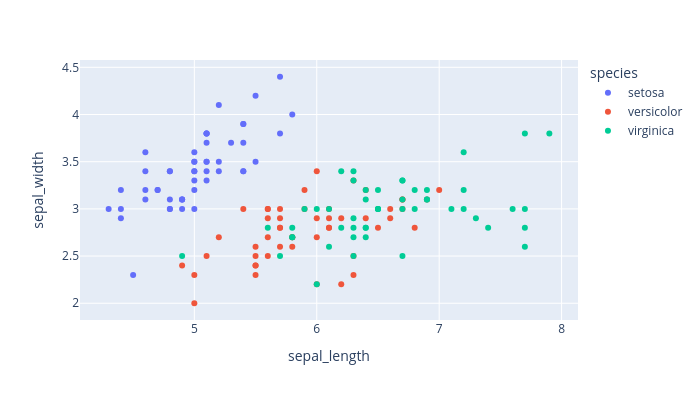

Notebook cell for this chart:
### Code cell
px.scatter(data_frame=iris, x='sepal_length', y='sepal_width', width=700, height=400, color='species')

### Figure 1 — Plotly figure (JSON) as saved in the notebook; plotly's stock layout.template omitted (floating-point values rounded to 4 significant figures)
{"data": [{"hovertemplate": "species=setosa<br>sepal_length=%{x}<br>sepal_width=%{y}<extra></extra>", "legendgroup": "setosa", "marker": {"color": "#636efa", "symbol": "circle"}, "mode": "markers", "name": "setosa", "orientation": "v", "showlegend": true, "type": "scatter", "x": [5.1, 4.9, 4.7, 4.6, 5.0, 5.4, 4.6, 5.0, 4.4, 4.9, 5.4, 4.8, 4.8, 4.3, 5.8, 5.7, 5.4, 5.1, 5.7, 5.1, 5.4, 5.1, 4.6, 5.1, 4.8, 5.0, 5.0, 5.2, 5.2, 4.7, 4.8, 5.4, 5.2, 5.5, 4.9, 5.0, 5.5, 4.9, 4.4, 5.1, 5.0, 4.5, 4.4, 5.0, 5.1, 4.8, 5.1, 4.6, 5.3, 5.0], "xaxis": "x", "y": [3.5, 3.0, 3.2, 3.1, 3.6, 3.9, 3.4, 3.4, 2.9, 3.1, 3.7, 3.4, 3.0, 3.0, 4.0, 4.4, 3.9, 3.5, 3.8, 3.8, 3.4, 3.7, 3.6, 3.3, 3.4, 3.0, 3.4, 3.5, 3.4, 3.2, 3.1, 3.4, 4.1, 4.2, 3.1, 3.2, 3.5, 3.1, 3.0, 3.4, 3.5, 2.3, 3.2, 3.5, 3.8, 3.0, 3.8, 3.2, 3.7, 3.3], "yaxis": "y"}, {"hovertemplate": "species=versicolor<br>sepal_length=%{x}<br>sepal_width=%{y}<extra></extra>", "legendgroup": "versicolor", "marker": {"color": "#EF553B", "symbol": "circle"}, "mode": "markers", "name": "versicolor", "orientation": "v", "showlegend": true, "type": "scatter", "x": [7.0, 6.4, 6.9, 5.5, 6.5, 5.7, 6.3, 4.9, 6.6, 5.2, 5.0, 5.9, 6.0, 6.1, 5.6, 6.7, 5.6, 5.8, 6.2, 5.6, 5.9, 6.1, 6.3, 6.1, 6.4, 6.6, 6.8, 6.7, 6.0, 5.7, 5.5, 5.5, 5.8, 6.0, 5.4, 6.0, 6.7, 6.3, 5.6, 5.5, 5.5, 6.1, 5.8, 5.0, 5.6, 5.7, 5.7, 6.2, 5.1, 5.7], "xaxis": "x", "y": [3.2, 3.2, 3.1, 2.3, 2.8, 2.8, 3.3, 2.4, 2.9, 2.7, 2.0, 3.0, 2.2, 2.9, 2.9, 3.1, 3.0, 2.7, 2.2, 2.5, 3.2, 2.8, 2.5, 2.8, 2.9, 3.0, 2.8, 3.0, 2.9, 2.6, 2.4, 2.4, 2.7, 2.7, 3.0, 3.4, 3.1, 2.3, 3.0, 2.5, 2.6, 3.0, 2.6, 2.3, 2.7, 3.0, 2.9, 2.9, 2.5, 2.8], "yaxis": "y"}, {"hovertemplate": "species=virginica<br>sepal_length=%{x}<br>sepal_width=%{y}<extra></extra>", "legendgroup": "virginica", "marker": {"color": "#00cc96", "symbol": "circle"}, "mode": "markers", "name": "virginica", "orientation": "v", "showlegend": true, "type": "scatter", "x": [6.3, 5.8, 7.1, 6.3, 6.5, 7.6, 4.9, 7.3, 6.7, 7.2, 6.5, 6.4, 6.8, 5.7, 5.8, 6.4, 6.5, 7.7, 7.7, 6.0, 6.9, 5.6, 7.7, 6.3, 6.7, 7.2, 6.2, 6.1, 6.4, 7.2, 7.4, 7.9, 6.4, 6.3, 6.1, 7.7, 6.3, 6.4, 6.0, 6.9, 6.7, 6.9, 5.8, 6.8, 6.7, 6.7, 6.3, 6.5, 6.2, 5.9], "xaxis": "x", "y": [3.3, 2.7, 3.0, 2.9, 3.0, 3.0, 2.5, 2.9, 2.5, 3.6, 3.2, 2.7, 3.0, 2.5, 2.8, 3.2, 3.0, 3.8, 2.6, 2.2, 3.2, 2.8, 2.8, 2.7, 3.3, 3.2, 2.8, 3.0, 2.8, 3.0, 2.8, 3.8, 2.8, 2.8, 2.6, 3.0, 3.4, 3.1, 3.0, 3.1, 3.1, 3.1, 2.7, 3.2, 3.3, 3.0, 2.5, 3.0, 3.4, 3.0], "yaxis": "y"}], "layout": {"height": 400, "legend": {"title": {"text": "species"}, "tracegroupgap": 0}, "margin": {"t": 60}, "width": 700, "xaxis": {"anchor": "y", "domain": [0, 1], "title": {"text": "sepal_length"}}, "yaxis": {"anchor": "x", "domain": [0, 1], "title": {"text": "sepal_width"}}}}
